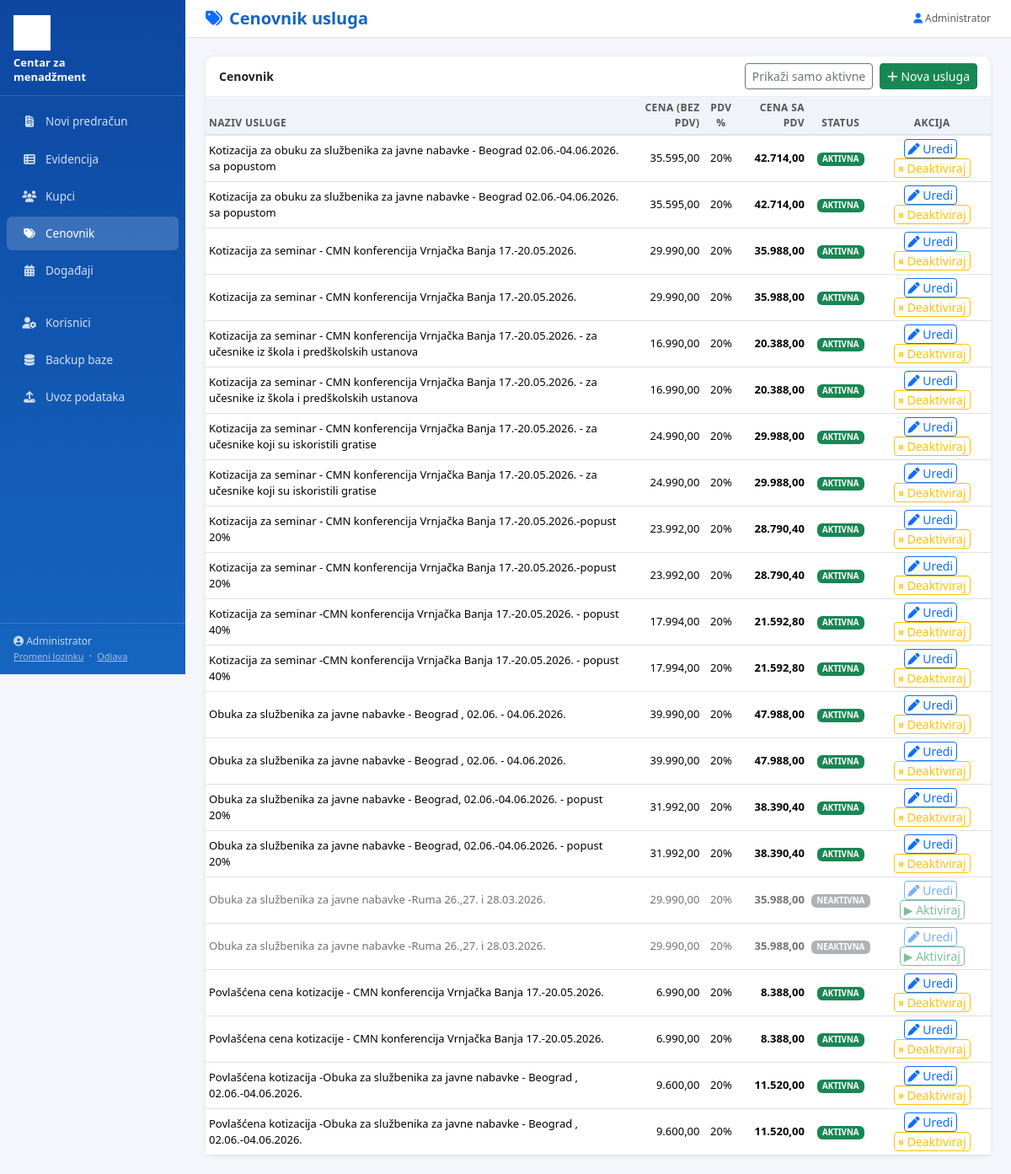
The app's page /cenovnik?sve=1 (signed in) with its own data.
### tables this page shows
CREATE TABLE cenovnik (
        id INTEGER PRIMARY KEY AUTOINCREMENT,
        naziv TEXT NOT NULL,
        cena REAL,
        pdv INTEGER DEFAULT 20,
        status TEXT DEFAULT 'AKTIVNA'
    , specifikacija TEXT DEFAULT '');

### app.py (the view)
@app.route('/cenovnik')
@login_required
def cenovnik():
    prikazi_sve = request.args.get('sve', '0') == '1'
    rows = q("SELECT * FROM cenovnik ORDER BY naziv") if prikazi_sve else q("SELECT * FROM cenovnik WHERE status='AKTIVNA' ORDER BY naziv")
    return render_template('cenovnik.html', rows=rows, prikazi_sve=prikazi_sve)

### app.py (called while the page is built)
def login_required(f):
    @wraps(f)
    def decorated(*args, **kwargs):
        if 'user_id' not in session:
            return redirect(url_for('login'))
        return f(*args, **kwargs)
    return decorated

@app.template_filter('fmt_br')
def fmt_br_filter(x):
    try:
        return "{:,.2f}".format(float(x or 0)).replace(",","X").replace(".",",").replace("X",".")
    except:
        return "0,00"

### db.py (called while the page is built)
def get_db():
    if DATABASE_URL:
        import psycopg2
        import psycopg2.extras
        conn = psycopg2.connect(DATABASE_URL)
        return conn, 'pg'
    else:
        import sqlite3
        db_path = os.path.join(os.path.dirname(os.path.abspath(__file__)), 'instance', 'cmn.db')
        os.makedirs(os.path.dirname(db_path), exist_ok=True)
        conn = sqlite3.connect(db_path)
        conn.row_factory = sqlite3.Row
        return conn, 'sqlite'

### templates/cenovnik.html (shortened to what this page needs)
{% extends "base.html" %}
{% block page_title %}<i class="fa fa-tags text-primary me-2"></i>Cenovnik usluga{% endblock %}
{% block content %}
<div class="card">
  <div class="card-header py-2 d-flex justify-content-between align-items-center">
    <span>Cenovnik</span>
    <div class="d-flex gap-2">
      <a href="/cenovnik?sve={{ '0' if prikazi_sve else '1' }}" class="btn btn-sm btn-outline-secondary">
        {{ 'Prikaži samo aktivne' if prikazi_sve else 'Prikaži sve' }}
      </a>
      <button class="btn btn-sm btn-success" onclick="showNovaCena()"><i class="fa fa-plus me-1"></i>Nova usluga</button>
    </div>
  </div>
  <div class="card-body p-0">
    <table class="table table-hover table-sm mb-0">
      <thead>
        <tr>
          <th>Naziv usluge</th>
          <th class="text-end">Cena (bez PDV)</th>
          <th class="text-center">PDV %</th>
          <th class="text-end">Cena sa PDV</th>
          <th class="text-center">Status</th>
          <th class="text-center">Akcija</th>
        </tr>
      </thead>
      <tbody>
        {% for r in rows %}
        <tr {% if r.status=='NEAKTIVNA' %}style="opacity:.55;"{% endif %}>
          <td>{{ r.naziv }}</td>
          <td class="text-end">{{ r.cena|fmt_br }}</td>
          <td class="text-center">{{ r.pdv }}%</td>
          <td class="text-end fw-bold">{{ (r.cena * (1 + r.pdv/100))|fmt_br }}</td>
          <td class="text-center">
            <span class="badge {% if r.status=='AKTIVNA' %}bg-success{% else %}bg-secondary{% endif %}">
              {{ r.status }}
            </span>
          </td>
          <td class="text-center">
            <button class="btn btn-xs btn-sm btn-outline-primary py-0 px-1 me-1"
                    onclick="urediCenu({{ r.id }})">
              <i class="fa fa-pen"></i> Uredi
            </button>
            <button class="btn btn-xs btn-sm btn-outline-{{ 'warning' if r.status=='AKTIVNA' else 'success' }} py-0 px-1"
                    onclick="toggleStatus({{ r.id }},'{{ 'NEAKTIVNA' if r.status=='AKTIVNA' else 'AKTIVNA' }}',this)">
              {{ '⏸ Deaktiviraj' if r.status=='AKTIVNA' else '▶ Aktiviraj' }}
            </button>
          </td>
        </tr>
        {% else %}
        <tr><td colspan="6" class="text-center text-muted py-4">Nema usluga u cenovniku</td></tr>
        {% endfor %}
      </tbody>
    </table>
  </div>
</div>
{% endblock %}

### templates/base.html (style rules this page uses)
:root { --cmn-blue:#1565C0;--cmn-dark:#0D47A1;--cmn-green:#2E7D32;--cmn-red:#C62828;--sidebar-w:220px; }
body { background:#f4f6fb;font-family:'Segoe UI',Arial,sans-serif;font-size:14px; }
.card { border:none;box-shadow:0 1px 6px rgba(0,0,0,.08);border-radius:10px; }
.card-header { background:#fff;border-bottom:1px solid #e8ecf5;font-weight:600;color:#222;border-radius:10px 10px 0 0!important; }
.table th { background:#f0f3fa;font-size:12px;font-weight:600;text-transform:uppercase;letter-spacing:.4px;color:#555;border-bottom:2px solid #dde3f0; }
.table td { vertical-align:middle;font-size:13px; }

### records on screen
cenovnik: naziv "Kotizacija za obuku za službenika za javne nabavke - Beograd 02.06.-04.06.2026. sa popustom", cena|fmt_br "35.595,00", pdv "20", (r.cena*(1+r.pdv/100))|fmt_br "42.714,00", status "AKTIVNA", status "⏸ Deaktiviraj"
cenovnik: naziv "Kotizacija za obuku za službenika za javne nabavke - Beograd 02.06.-04.06.2026. sa popustom", cena|fmt_br "35.595,00", pdv "20", (r.cena*(1+r.pdv/100))|fmt_br "42.714,00", status "AKTIVNA", status "⏸ Deaktiviraj"
cenovnik: naziv "Kotizacija za seminar - CMN konferencija Vrnjačka Banja 17.-20.05.2026.", cena|fmt_br "29.990,00", pdv "20", (r.cena*(1+r.pdv/100))|fmt_br "35.988,00", status "AKTIVNA", status "⏸ Deaktiviraj"
cenovnik: naziv "Kotizacija za seminar - CMN konferencija Vrnjačka Banja 17.-20.05.2026.", cena|fmt_br "29.990,00", pdv "20", (r.cena*(1+r.pdv/100))|fmt_br "35.988,00", status "AKTIVNA", status "⏸ Deaktiviraj"
cenovnik: naziv "Kotizacija za seminar - CMN konferencija Vrnjačka Banja 17.-20.05.2026. - za učesnike iz škola i predškolskih ustanova", cena|fmt_br "16.990,00", pdv "20", (r.cena*(1+r.pdv/100))|fmt_br "20.388,00", status "AKTIVNA", status "⏸ Deaktiviraj"
cenovnik: naziv "Kotizacija za seminar - CMN konferencija Vrnjačka Banja 17.-20.05.2026. - za učesnike iz škola i predškolskih ustanova", cena|fmt_br "16.990,00", pdv "20", (r.cena*(1+r.pdv/100))|fmt_br "20.388,00", status "AKTIVNA", status "⏸ Deaktiviraj"
cenovnik: naziv "Kotizacija za seminar - CMN konferencija Vrnjačka Banja 17.-20.05.2026. - za učesnike koji su iskoristili gratise", cena|fmt_br "24.990,00", pdv "20", (r.cena*(1+r.pdv/100))|fmt_br "29.988,00", status "AKTIVNA", status "⏸ Deaktiviraj"
cenovnik: naziv "Kotizacija za seminar - CMN konferencija Vrnjačka Banja 17.-20.05.2026. - za učesnike koji su iskoristili gratise", cena|fmt_br "24.990,00", pdv "20", (r.cena*(1+r.pdv/100))|fmt_br "29.988,00", status "AKTIVNA", status "⏸ Deaktiviraj"
cenovnik: naziv "Kotizacija za seminar - CMN konferencija Vrnjačka Banja 17.-20.05.2026.-popust 20%", cena|fmt_br "23.992,00", pdv "20", (r.cena*(1+r.pdv/100))|fmt_br "28.790,40", status "AKTIVNA", status "⏸ Deaktiviraj"
cenovnik: naziv "Kotizacija za seminar - CMN konferencija Vrnjačka Banja 17.-20.05.2026.-popust 20%", cena|fmt_br "23.992,00", pdv "20", (r.cena*(1+r.pdv/100))|fmt_br "28.790,40", status "AKTIVNA", status "⏸ Deaktiviraj"
cenovnik: naziv "Kotizacija za seminar -CMN konferencija Vrnjačka Banja 17.-20.05.2026. - popust 40%", cena|fmt_br "17.994,00", pdv "20", (r.cena*(1+r.pdv/100))|fmt_br "21.592,80", status "AKTIVNA", status "⏸ Deaktiviraj"
cenovnik: naziv "Kotizacija za seminar -CMN konferencija Vrnjačka Banja 17.-20.05.2026. - popust 40%", cena|fmt_br "17.994,00", pdv "20", (r.cena*(1+r.pdv/100))|fmt_br "21.592,80", status "AKTIVNA", status "⏸ Deaktiviraj"
cenovnik: naziv "Obuka za službenika za javne nabavke - Beograd , 02.06. - 04.06.2026.", cena|fmt_br "39.990,00", pdv "20", (r.cena*(1+r.pdv/100))|fmt_br "47.988,00", status "AKTIVNA", status "⏸ Deaktiviraj"
cenovnik: naziv "Obuka za službenika za javne nabavke - Beograd , 02.06. - 04.06.2026.", cena|fmt_br "39.990,00", pdv "20", (r.cena*(1+r.pdv/100))|fmt_br "47.988,00", status "AKTIVNA", status "⏸ Deaktiviraj"
cenovnik: naziv "Obuka za službenika za javne nabavke - Beograd, 02.06.-04.06.2026. - popust 20%", cena|fmt_br "31.992,00", pdv "20", (r.cena*(1+r.pdv/100))|fmt_br "38.390,40", status "AKTIVNA", status "⏸ Deaktiviraj"
cenovnik: naziv "Obuka za službenika za javne nabavke - Beograd, 02.06.-04.06.2026. - popust 20%", cena|fmt_br "31.992,00", pdv "20", (r.cena*(1+r.pdv/100))|fmt_br "38.390,40", status "AKTIVNA", status "⏸ Deaktiviraj"
cenovnik: naziv "Obuka za službenika za javne nabavke -Ruma 26.,27. i 28.03.2026.", cena|fmt_br "29.990,00", pdv "20", (r.cena*(1+r.pdv/100))|fmt_br "35.988,00", status "NEAKTIVNA", status "▶ Aktiviraj"
cenovnik: naziv "Obuka za službenika za javne nabavke -Ruma 26.,27. i 28.03.2026.", cena|fmt_br "29.990,00", pdv "20", (r.cena*(1+r.pdv/100))|fmt_br "35.988,00", status "NEAKTIVNA", status "▶ Aktiviraj"
cenovnik: naziv "Povlašćena cena kotizacije - CMN konferencija Vrnjačka Banja 17.-20.05.2026.", cena|fmt_br "6.990,00", pdv "20", (r.cena*(1+r.pdv/100))|fmt_br "8.388,00", status "AKTIVNA", status "⏸ Deaktiviraj"
cenovnik: naziv "Povlašćena cena kotizacije - CMN konferencija Vrnjačka Banja 17.-20.05.2026.", cena|fmt_br "6.990,00", pdv "20", (r.cena*(1+r.pdv/100))|fmt_br "8.388,00", status "AKTIVNA", status "⏸ Deaktiviraj"
cenovnik: naziv "Povlašćena kotizacija -Obuka za službenika za javne nabavke - Beograd , 02.06.-04.06.2026.", cena|fmt_br "9.600,00", pdv "20", (r.cena*(1+r.pdv/100))|fmt_br "11.520,00", status "AKTIVNA", status "⏸ Deaktiviraj"
cenovnik: naziv "Povlašćena kotizacija -Obuka za službenika za javne nabavke - Beograd , 02.06.-04.06.2026.", cena|fmt_br "9.600,00", pdv "20", (r.cena*(1+r.pdv/100))|fmt_br "11.520,00", status "AKTIVNA", status "⏸ Deaktiviraj"

### other values on screen
{{ session.user_ime }} "Administrator"
{{ 'Prikaži samo aktivne' if prikazi_sve else 'Prikaži sve' }} "Prikaži samo aktivne"
